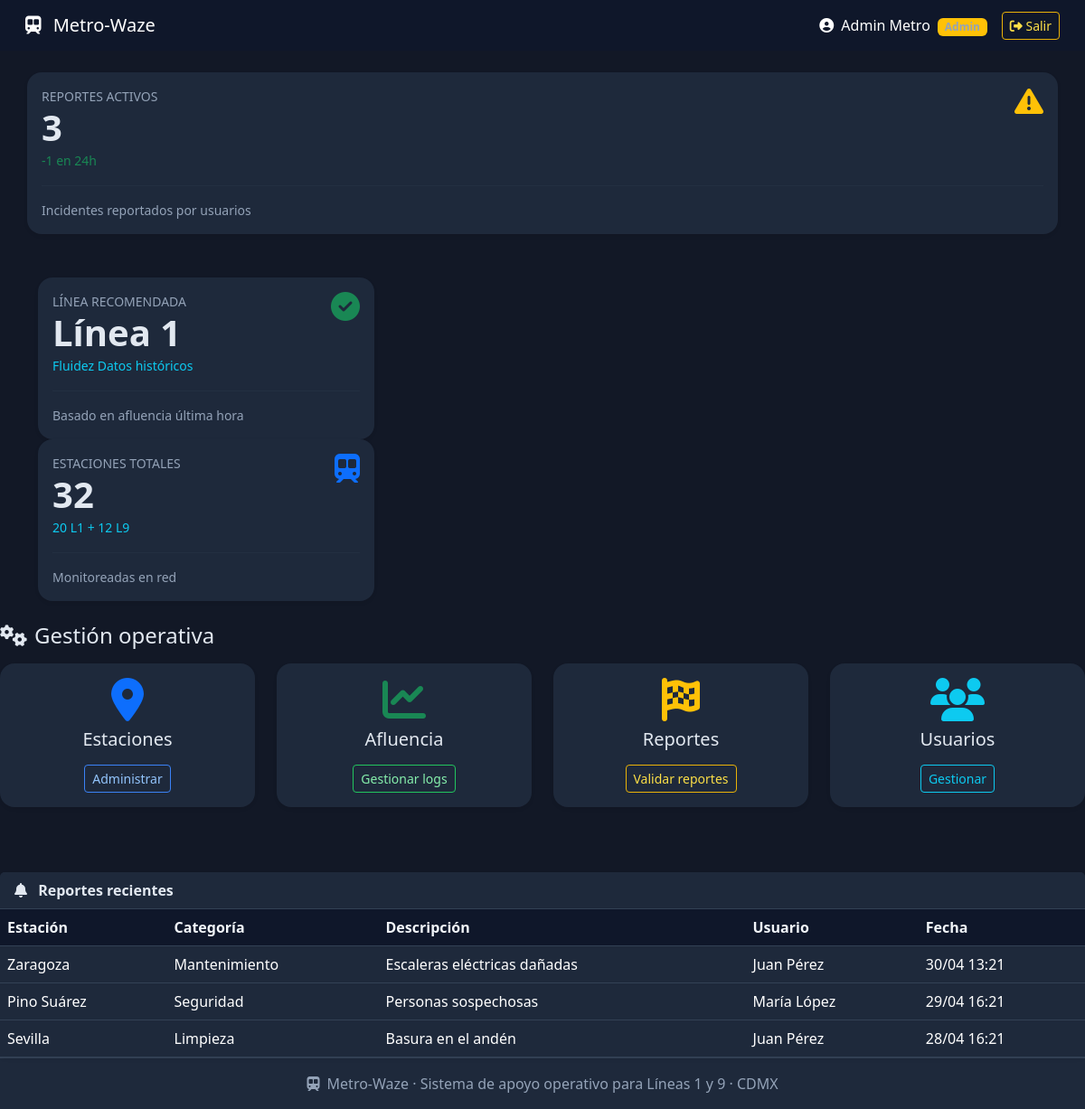
The page /index.php (signed in) on the database its author committed.
### tables this page shows
CREATE TABLE reporte (
    id_reporte INT PRIMARY KEY AUTO_INCREMENT NOT NULL,
    id_usuario INT NOT NULL,
    id_estacion INT NOT NULL,
    categoria VARCHAR(50) NOT NULL,
    descripcion VARCHAR(150) NOT NULL,
    fecha_hora DATETIME NOT NULL,
    activo BOOLEAN NOT NULL DEFAULT TRUE,
    FOREIGN KEY (id_usuario) REFERENCES usuario(id_usuario) ON DELETE CASCADE,
    FOREIGN KEY (id_estacion) REFERENCES estacion(id_estacion) ON DELETE CASCADE
);

CREATE TABLE estacion (
    id_estacion INT PRIMARY KEY AUTO_INCREMENT NOT NULL,
    nombre VARCHAR(100) NOT NULL,
    id_linea INT NOT NULL,
    tiempo_espera_segundos INT NOT NULL DEFAULT 180,
    FOREIGN KEY (id_linea) REFERENCES linea(id_linea) ON DELETE CASCADE ON UPDATE CASCADE
);

CREATE TABLE usuario (
    id_usuario INT PRIMARY KEY AUTO_INCREMENT NOT NULL,
    nombre VARCHAR(100) NOT NULL,
    email VARCHAR(100) NOT NULL UNIQUE,
    password VARCHAR(100) NOT NULL,
    puntos_reputacion INT NOT NULL DEFAULT 0,
    es_admin BOOLEAN NOT NULL DEFAULT FALSE
);

### index.php (the view, shortened to what this page needs)
<?php
require_once 'header.php';
require_once 'conexion.php';
$total_reportes = $pdo->query("SELECT COUNT(*) FROM reporte WHERE activo = 1")->fetchColumn();
$reportes_24h = $pdo->query("SELECT COUNT(*) FROM reporte WHERE activo = 1 AND fecha_hora >= NOW() - INTERVAL 1 DAY")->fetchColumn();
$reportes_anterior = $pdo->query("SELECT COUNT(*) FROM reporte WHERE activo = 1 AND fecha_hora < NOW() - INTERVAL 1 DAY")->fetchColumn();
$incremento = $reportes_24h - $reportes_anterior;
$incremento_texto = ($incremento >= 0 ? "+$incremento" : "$incremento") . " en 24h";
$sql_recomendada = "
    SELECT l.nombre, AVG(log.afluencia_promedio) as afluencia_prom
    FROM log
    JOIN estacion e ON log.id_estacion = e.id_estacion
    JOIN linea l ON e.id_linea = l.id_linea
    WHERE log.hora_fecha >= NOW() - INTERVAL 1 HOUR
    GROUP BY l.id_linea
    ORDER BY afluencia_prom ASC
    LIMIT 1
";
$recomendada = $pdo->query($sql_recomendada)->fetch();
if ($recomendada) {
    $linea_nombre = $recomendada['nombre'];
    $afluencia_valor = round($recomendada['afluencia_prom'], 1);
    if ($afluencia_valor < 80) {
        $fluidez = 'Alta';
        $fluidez_clase = 'text-success';
    } elseif ($afluencia_valor < 150) {
        $fluidez = 'Moderada';
        $fluidez_clase = 'text-warning';
    } else {
        $fluidez = 'Alta saturación';
        $fluidez_clase = 'text-danger';
    }
} else {
    $sql_historica = "
        SELECT l.nombre, AVG(log.afluencia_promedio) as afluencia_prom
        FROM log
        JOIN estacion e ON log.id_estacion = e.id_estacion
        JOIN linea l ON e.id_linea = l.id_linea
        GROUP BY l.id_linea
        ORDER BY afluencia_prom ASC
        LIMIT 1
    ";
    $recomendada = $pdo->query($sql_historica)->fetch();
    $linea_nombre = $recomendada['nombre'] ?? 'Línea 9';
    $fluidez = 'Datos históricos';
    $fluidez_clase = 'text-info';
}
$total_estaciones = $pdo->query("SELECT COUNT(*) FROM estacion")->fetchColumn();
$l1_count = $pdo->query("SELECT COUNT(*) FROM estacion e JOIN linea l ON e.id_linea = l.id_linea WHERE l.nombre = 'Línea 1'")->fetchColumn();
$l9_count = $pdo->query("SELECT COUNT(*) FROM estacion e JOIN linea l ON e.id_linea = l.id_linea WHERE l.nombre = 'Línea 9'")->fetchColumn();
$reportes_recientes = $pdo->query("
    SELECT r.*, u.nombre as usuario, e.nombre as estacion
    FROM reporte r
    JOIN usuario u ON r.id_usuario = u.id_usuario
    JOIN estacion e ON r.id_estacion = e.id_estacion
    WHERE r.activo = 1
    ORDER BY r.fecha_hora DESC
    LIMIT 5
")->fetchAll();
?>
<div class="row g-4 mb-5"
    <div class="col-md-4">
        <div class="card-dashboard p-3 shadow-sm">
            <div class="d-flex justify-content-between">
                <div>
                    <div class="text-uppercase small text-muted">Reportes activos</div>
                    <div class="h1 fw-bold mb-0"><?= $total_reportes ?></div>
                    <span class="text-success small"><?= $incremento_texto ?></span>
                </div>
                <i class="fas fa-exclamation-triangle fa-2x text-warning"></i>
            </div>
            <hr>
            <div class="small text-muted">Incidentes reportados por usuarios</div>
        </div>
    </div>
    <div class="col-md-4">
        <div class="card-dashboard p-3 shadow-sm">
            <div class="d-flex justify-content-between">
                <div>
                    <div class="text-uppercase small text-muted">Línea recomendada</div>
                    <div class="h1 fw-bold mb-0"><?= htmlspecialchars($linea_nombre) ?></div>
                    <span class="<?= $fluidez_clase ?> small">Fluidez <?= $fluidez ?></span>
                </div>
                <i class="fas fa-check-circle fa-2x text-success"></i>
            </div>
            <hr>
            <div class="small text-muted">Basado en afluencia última hora</div>
        </div>
    </div>
    <div class="col-md-4">
        <div class="card-dashboard p-3 shadow-sm">
            <div class="d-flex justify-content-between">
                <div>
                    <div class="text-uppercase small text-muted">Estaciones totales</div>
                    <div class="h1 fw-bold mb-0"><?= $total_estaciones ?></div>
                    <span class="text-info small"><?= $l1_count ?> L1 + <?= $l9_count ?> L9</span>
                </div>
                <i class="fas fa-subway fa-2x text-primary"></i>
            </div>
            <hr>
            <div class="small text-muted">Monitoreadas en red</div>
        </div>
    </div>
</div>
<h4 class="mb-3"><i class="fas fa-cogs me-2"></i>Gestión operativa</h4>
<div class="row g-4 mb-5">
    <?php if ($es_admin): ?>
    <div class="col-md-3">
        <div class="card-dashboard p-3 text-center h-100 shadow-sm">
            <i class="fas fa-map-marker-alt fa-3x text-primary mb-2"></i>
            <h5>Estaciones</h5>
            <a href="estaciones.php" class="btn btn-sm btn-outline-primary mt-2">Administrar</a>
        </div>
    </div>
    <div class="col-md-3">
        <div class="card-dashboard p-3 text-center h-100 shadow-sm">
            <i class="fas fa-chart-line fa-3x text-success mb-2"></i>
            <h5>Afluencia</h5>
            <a href="afluencia.php" class="btn btn-sm btn-outline-success mt-2">Gestionar logs</a>
        </div>
    </div>
    <div class="col-md-3">
        <div class="card-dashboard p-3 text-center h-100 shadow-sm">
            <i class="fas fa-flag-checkered fa-3x text-warning mb-2"></i>
            <h5>Reportes</h5>
            <a href="reportes.php" class="btn btn-sm btn-outline-warning mt-2">Validar reportes</a>
        </div>
    </div>
    <div class="col-md-3">
        <div class="card-dashboard p-3 text-center h-100 shadow-sm">
            <i class="fas fa-users fa-3x text-info mb-2"></i>
            <h5>Usuarios</h5>
            <a href="usuarios.php" class="btn btn-sm btn-outline-info mt-2">Gestionar</a>
        </div>
    </div>
    <?php endif; ?>
</div>
<div class="card shadow-sm border-0 mt-4">
    <div class="card-header fw-semibold">
        <i class="fas fa-bell me-2"></i> Reportes recientes
    </div>
    <div class="card-body p-0">
        <div class="table-responsive">
            <table class="table table-hover mb-0">
                <thead>
                    <tr>
                        <th>Estación</th>
                        <th>Categoría</th>
                        <th>Descripción</th>
                        <th>Usuario</th>
                        <th>Fecha</th>
                    </tr>
                </thead>
                <tbody class="table-dark">
                    <?php if (count($reportes_recientes) > 0): ?>
                        <?php foreach ($reportes_recientes as $rep): ?>
                        <tr>
                            <td><?= htmlspecialchars($rep['estacion']) ?></td>
                            <td><?= htmlspecialchars($rep['categoria']) ?></td>
                            <td><?= htmlspecialchars($rep['descripcion']) ?></td>
                            <td><?= htmlspecialchars($rep['usuario']) ?></td>
                            <td><?= date('d/m H:i', strtotime($rep['fecha_hora'])) ?></td>
                        </tr>
                        <?php endforeach; ?>
                    <?php else: ?>
                        <tr>
                            <td colspan="5" class="text-center">No hay reportes activos</td>
                        </tr>
                    <?php endif; ?>
                </tbody>
            </table>
        </div>
    </div>
</div>
<?php require_once 'footer.php'; ?>

### header.php (shortened to what this page needs)
<?php
$usuario_nombre = $_SESSION['usuario'];
$es_admin = $_SESSION['es_admin'] ?? false;
?>
<!DOCTYPE html>
<html lang="es">
<head>
    <link href="https://cdn.jsdelivr.net/npm/bootstrap@5.3.0/dist/css/bootstrap.min.css" rel="stylesheet">
    <link rel="stylesheet" href="https://cdnjs.cloudflare.com/ajax/libs/font-awesome/6.4.0/css/all.min.css">
</head>
<body>
<nav class="navbar navbar-metro navbar-expand-lg px-3">
    <div class="container-fluid">
        <a class="navbar-brand" href="index.php">
            <i class="fas fa-subway me-2"></i> Metro-Waze
        </a>
        <div class="ms-auto d-flex align-items-center gap-3">
            <span class="user-name">
                <i class="fas fa-user-circle me-1"></i> <?= htmlspecialchars($usuario_nombre) ?>
                <?php if ($es_admin): ?>
                    <span class="badge bg-warning text-dark ms-1">Admin</span>
                <?php endif; ?>
            </span>
            <a href="logout.php" class="btn btn-sm btn-outline-warning">
                <i class="fas fa-sign-out-alt"></i> Salir
            </a>
        </div>
    </div>
</nav>
<div class="container container-flex py-4">

### footer.php (shortened to what this page needs)
<footer>
    <i class="fas fa-subway me-1"></i> Metro-Waze · Sistema de apoyo operativo para Líneas 1 y 9 · CDMX
</footer>
</body>
</html>

### header.php (style rules this page uses)
body { background: #121826; color: #e2e8f0; display: flex; flex-direction: column; min-height: 100vh; font-family: 'Segoe UI', system-ui; }
.navbar-metro { background: #0f172a; }
.navbar-brand, .user-name { color: white !important; }
.card-dashboard, .card, .card-header, .modal-content { background: #1e293b; color: #e2e8f0; border-color: #334155; }
.card-dashboard { border: none; border-radius: 1rem; transition: 0.2s; box-shadow: 0 4px 12px rgba(0,0,0,0.3); }
.card-dashboard .text-muted, .text-muted { color: #94a3b8 !important; }
.card-dashboard hr, .modal-content hr { border-color: #334155; }
footer { background: #1e293b; color: #94a3b8; border-top: 1px solid #334155; text-align: center; padding: 1rem; margin-top: auto; }
h1, h2, h3, h4, h5, h6, p, span, div:not(.modal-content):not(.card-dashboard) { color: #e2e8f0; }
.text-dark, .text-muted { color: #94a3b8 !important; }
.table, .table-hover, .table-bordered, .table-striped { background-color: #1e293b !important; color: #e2e8f0 !important; border-color: #334155 !important; }
.table th, .table td { border-color: #334155 !important; background-color: inherit !important; }
.table thead th, .table-dark thead th { background-color: #0f172a !important; color: #f1f5f9 !important; border-bottom-color: #334155 !important; }
.btn-outline-primary { color: #93c5fd; border-color: #3b82f6; }
.btn-outline-success { color: #86efac; border-color: #22c55e; }
.btn-outline-warning { color: #fde047; border-color: #eab308; }
a:not(.btn) { color: #90cdf4; }
.container-flex { flex: 1; }

### rows shown on the page
reporte: id_estacion.nombre "Zaragoza", categoria "Mantenimiento", descripcion "Escaleras eléctricas dañadas", id_usuario.nombre "Juan Pérez", fecha_hora "30/04 13:21"
reporte: id_estacion.nombre "Pino Suárez", categoria "Seguridad", descripcion "Personas sospechosas", id_usuario.nombre "María López", fecha_hora "29/04 16:21"
reporte: id_estacion.nombre "Sevilla", categoria "Limpieza", descripcion "Basura en el andén", id_usuario.nombre "Juan Pérez", fecha_hora "28/04 16:21"

### other values the page prints
$usuario_nombre "Admin Metro"
$total_reportes "3"
$incremento_texto "-1 en 24h"
$linea_nombre "Línea 1"
$fluidez "Datos históricos"
$total_estaciones "32"
$l1_count "20"
$l9_count "12"
